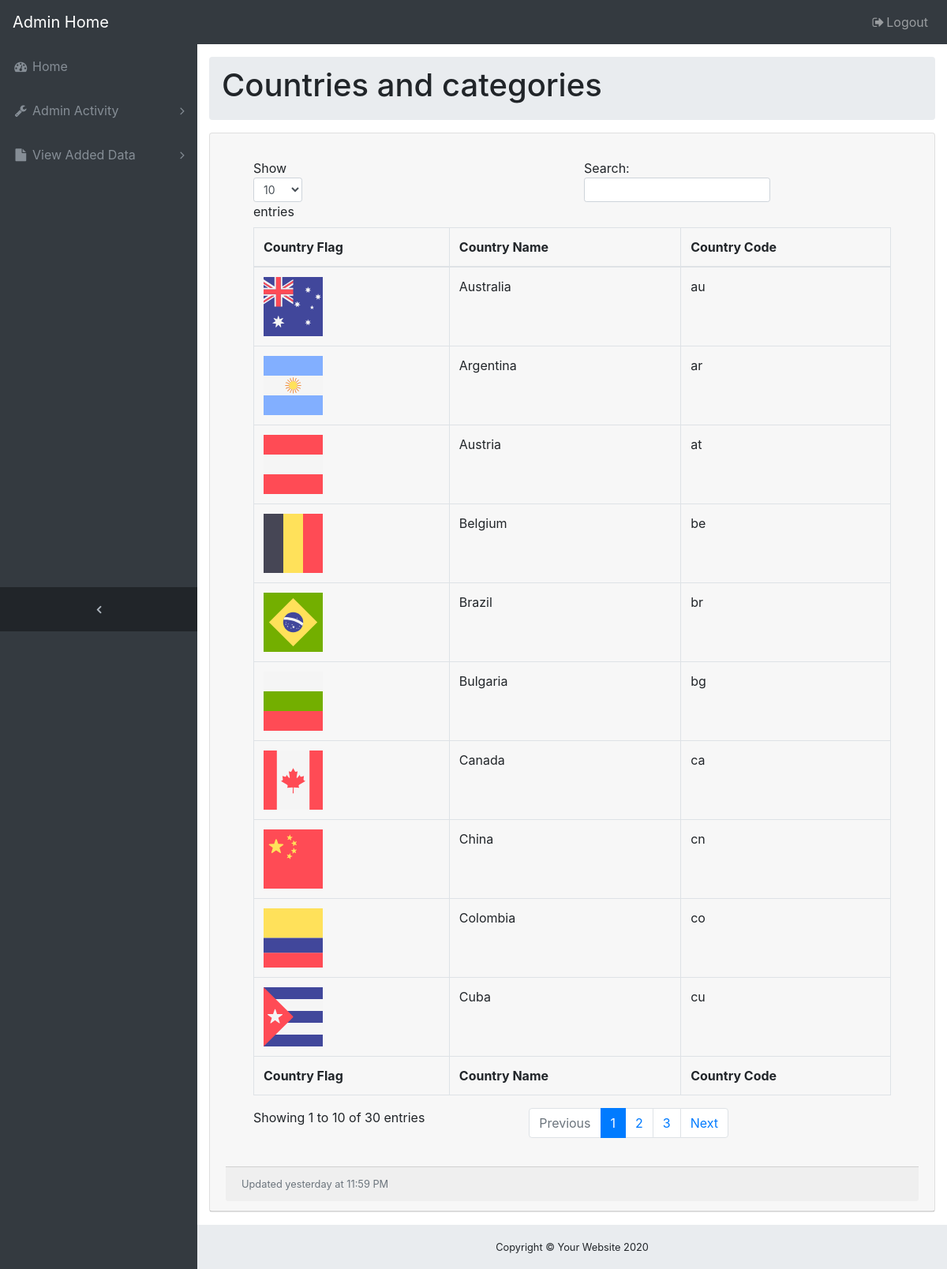
Screenshot of /admin/viewportal.php (signed in) with the database file from the repository.
### tables this page shows
CREATE TABLE `tbl_portal` (
  `pid` int(10) NOT NULL,
  `cname` varchar(50) NOT NULL,
  `ccode` varchar(50) NOT NULL,
  `cimage` varchar(50000) NOT NULL
);

### admin/viewportal.php (the view, shortened to what this page needs)
<!DOCTYPE html>
<?php
include("../Database-connection/conn.php");
?>
<html lang="en">
<head>
  <link href="../vendor/bootstrap/css/bootstrap.min.css" rel="stylesheet">
  <link href="../vendor/font-awesome/css/font-awesome.min.css" rel="stylesheet" type="text/css">
  <link href="../css/sb-admin.css" rel="stylesheet">
</head>
<body class="fixed-nav sticky-footer bg-dark" id="page-top">
  <nav class="navbar navbar-expand-lg navbar-dark bg-dark fixed-top" id="mainNav">
    <a class="navbar-brand" href="index.html">Admin Home</a>
    <div class="collapse navbar-collapse" id="navbarResponsive">
      <ul class="navbar-nav navbar-sidenav" id="exampleAccordion">
        <li class="nav-item" data-toggle="tooltip" data-placement="right" title="Dashboard">
          <a class="nav-link" href="adminhome.php">
            <i class="fa fa-fw fa-dashboard"></i>
            <span class="nav-link-text">Home</span>
          </a>
        </li>
        <li class="nav-item" data-toggle="tooltip" data-placement="right" title="Components">
          <a class="nav-link nav-link-collapse collapsed" data-toggle="collapse" href="#collapseComponents" data-parent="#exampleAccordion">
            <i class="fa fa-fw fa-wrench"></i>
            <span class="nav-link-text">Admin Activity</span>
          </a>
        </li>
          <li class="nav-item" data-toggle="tooltip" data-placement="right" title="Example Pages">
          <a class="nav-link nav-link-collapse collapsed" data-toggle="collapse" href="#collapseExamplePages" data-parent="#exampleAccordion">
            <i class="fa fa-fw fa-file"></i>
            <span class="nav-link-text">View Added Data</span>
          </a>
        </li>
      </ul>
      <ul class="navbar-nav sidenav-toggler">
        <li class="nav-item">
          <a class="nav-link text-center" id="sidenavToggler">
            <i class="fa fa-fw fa-angle-left"></i>
          </a>
        </li>
      </ul>
      <ul class="navbar-nav ml-auto">
        <li class="nav-item">
          <a class="nav-link" data-toggle="modal" data-target="#exampleModal">
            <i class="fa fa-fw fa-sign-out"></i>Logout</a>
        </li>
      </ul>
    </div>
  </nav>
  <div class="content-wrapper">
   <div class="container-fluid">
      <ol class="breadcrumb">
        <li class="breadcrumb-item">
          <h1>Countries and categories</h1>
        </li>
      </ol>
      <div class="card mb-3">
        <div class="card-header">
        <div class="card-body">
          <div class="table-responsive">
            <table class="table table-bordered" id="dataTable" width="100%" cellspacing="0">
              <thead>
                <tr>
                  <th>Country Flag</th>
                  <th>Country Name</th>
                  <th>Country Code</th>
                </tr>
              </thead>
              <tfoot>
                <tr>
                  <th>Country Flag</th>
                  <th>Country Name</th>
                  <th>Country Code</th>
                </tr>
              </tfoot>
              <tbody>
                     <?php
$result=mysqli_query($con,"select * from tbl_portal");
while($row=mysqli_fetch_array($result))
{
$cname=$row[1];
$ccode=$row[2];
$cimage=$row[3];
?>
                <tr>
                  <td><img src="../admin/icons/<?php echo $cimage;?>" style="width:75px;height:75px;"></td>
                  <td><?php echo $cname;?></td>
                  <td><?php echo $ccode;?></td>
                </tr>
                <?php
     }
                  ?>
              </tbody>
            </table>
          </div>
        </div>
        <div class="card-footer small text-muted">Updated yesterday at 11:59 PM</div>
      </div>
    </div>
    <footer class="sticky-footer">
      <div class="container">
        <div class="text-center">
          <small>Copyright © Your Website 2020</small>
        </div>
      </div>
    </footer>
  </div>
    </div>
</body>
</html>

### css/sb-admin.css (style rules this page uses)
html { position: relative; min-height: 100%; }
body { overflow-x: hidden; }
body.sticky-footer { margin-bottom: 56px; }
body.sticky-footer .content-wrapper { min-height: calc(100vh - 56px - 56px); }
body.fixed-nav { padding-top: 56px; }
.content-wrapper { min-height: calc(100vh - 56px); padding-top: 1rem; }
#mainNav .navbar-collapse { overflow: auto; max-height: 75vh; }
#mainNav .navbar-collapse .navbar-nav .nav-item .nav-link { cursor: pointer; }
#mainNav .navbar-collapse .navbar-sidenav .nav-link-collapse:after { float: right; content: '\f107'; font-family: 'FontAwesome'; }
#mainNav .navbar-collapse .navbar-sidenav .nav-link-collapse.collapsed:after { content: '\f105'; }
#mainNav .navbar-collapse .sidenav-toggler { display: none; }
@media (min-width: 992px) { #mainNav .navbar-brand { width: 250px; } }
@media (min-width: 992px) { #mainNav .navbar-collapse { overflow: visible; max-height: none; } }
@media (min-width: 992px) { #mainNav .navbar-collapse .navbar-sidenav { position: absolute; top: 0; left: 0; -webkit-flex-direction: column; -ms-flex-direction: column; flex-direction: column; margin-top: 56px; } }
@media (min-width: 992px) { #mainNav .navbar-collapse .navbar-sidenav > .nav-item { width: 250px; padding: 0; } }
@media (min-width: 992px) { #mainNav .navbar-collapse .navbar-sidenav > .nav-item > .nav-link { padding: 1em; } }
#mainNav.fixed-top .sidenav-toggler { display: none; }
@media (min-width: 992px) { #mainNav.fixed-top .navbar-sidenav { height: calc(100vh - 112px); } }
@media (min-width: 992px) { #mainNav.fixed-top .sidenav-toggler { position: absolute; top: 0; left: 0; display: flex; -webkit-flex-direction: column; -ms-flex-direction: column; flex-direction: column; margin-top: calc(100vh - 56px); } }
@media (min-width: 992px) { #mainNav.fixed-top .sidenav-toggler > .nav-item { width: 250px; padding: 0; } }
@media (min-width: 992px) { #mainNav.fixed-top .sidenav-toggler > .nav-item > .nav-link { padding: 1em; } }
#mainNav.fixed-top.navbar-dark .sidenav-toggler { background-color: #212529; }
#mainNav.fixed-top.navbar-dark .sidenav-toggler a i { color: #adb5bd; }
.content-wrapper { overflow-x: hidden; background: white; }
@media (min-width: 992px) { .content-wrapper { margin-left: 250px; } }
#sidenavToggler i { font-weight: 800; }
#mainNav.navbar-dark .navbar-collapse .navbar-sidenav .nav-link-collapse:after { color: #868e96; }
#mainNav.navbar-dark .navbar-collapse .navbar-sidenav > .nav-item > .nav-link { color: #868e96; }
@media (min-width: 992px) { #mainNav.navbar-dark .navbar-collapse .navbar-sidenav { background: #343a40; } }
footer.sticky-footer { position: absolute; right: 0; bottom: 0; width: 100%; height: 56px; background-color: #e9ecef; line-height: 55px; }
@media (min-width: 992px) { footer.sticky-footer { width: calc(100% - 250px); } }

### rows the page displays
tbl_portal: cimage (picture), cname "Australia", ccode "au"
tbl_portal: cimage (picture), cname "Argentina", ccode "ar"
tbl_portal: cimage (picture), cname "Austria", ccode "at"
tbl_portal: cimage (picture), cname "Belgium", ccode "be"
tbl_portal: cimage (picture), cname "Brazil", ccode "br"
tbl_portal: cimage (picture), cname "Bulgaria", ccode "bg"
tbl_portal: cimage (picture), cname "Canada", ccode "ca"
tbl_portal: cimage (picture), cname "China", ccode "cn"
tbl_portal: cimage (picture), cname "Colombia", ccode "co"
tbl_portal: cimage (picture), cname "Cuba", ccode "cu"
